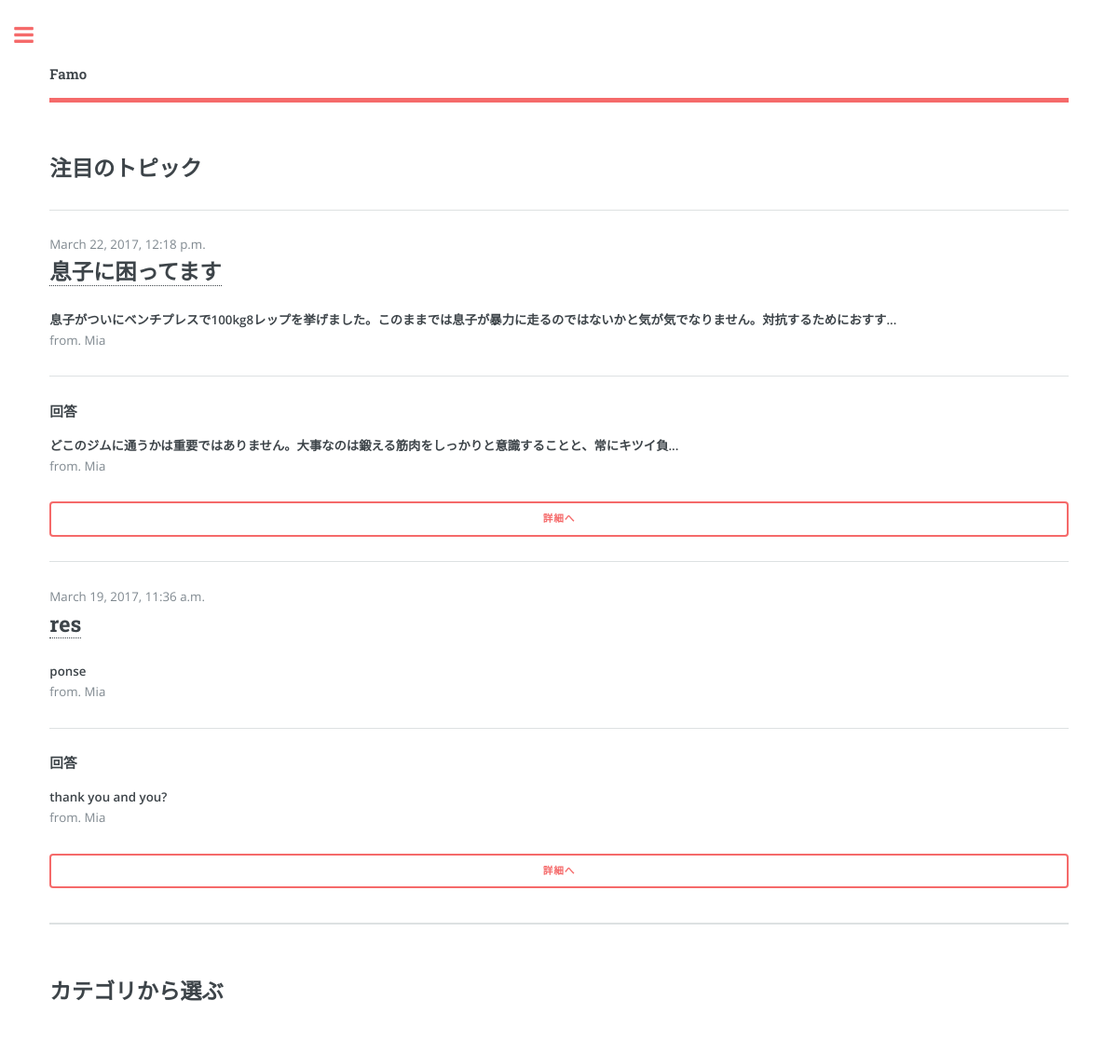
Page /counsel/popular/ on the earlier database version.
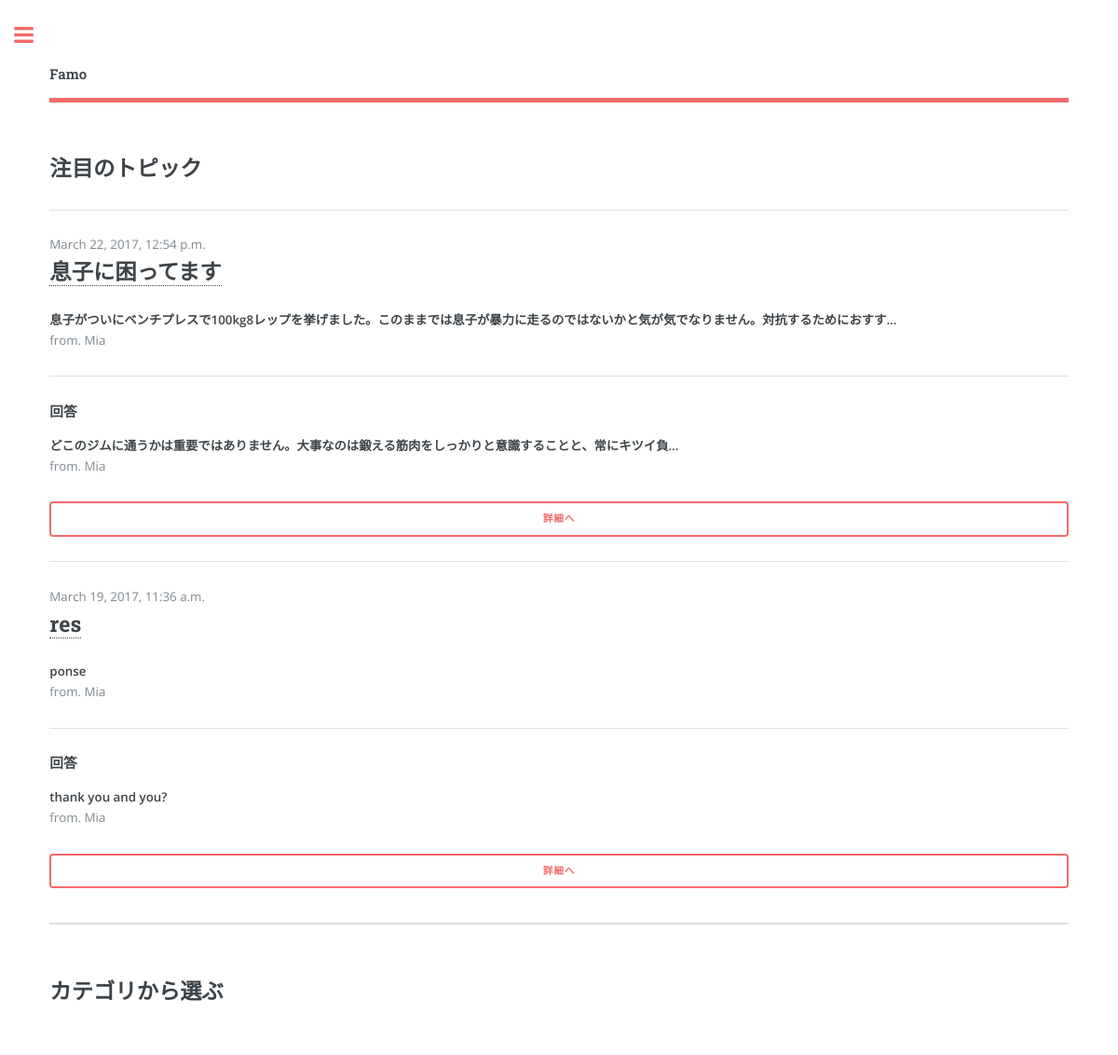
Same page on the later database version.
### counsel/models.py (models this page shows, shortened)
class Post(models.Model):
    title = models.CharField(max_length=50)
    content = models.CharField(max_length=500)
    user = models.ForeignKey(FamoUser)
    updated_date = models.DateTimeField(auto_now=True)
    anonymous = models.BooleanField(default=False)
    class Meta:
        abstract = True

class Question(Post):
    hits = models.IntegerField(default=0)
    last_accessed_date = models.DateTimeField(default=datetime.now())

### accounts/models.py (models this page shows)
class FamoUser(AbstractUser):
    birth_date = models.DateField(null=True)
    registered_date = models.DateField(auto_now_add=True, null=True)
    sex = models.IntegerField(null=True)    # add a limit_choices_to
    job = models.IntegerField(null=True)    # add a limit_choices_to
    introduction = models.TextField(default='')
    follows = models.ManyToManyField('self', symmetrical=None)

### counsel/views.py (the view)
def popular(request):
    return render(request, 'counsel/popular.html', {'questions': Question.objects.order_by('-hits')[:20]})

### commons/templatetags/commons_extras.py (called while the page is built)
@register.filter
def cut_text(text, num):
    if len(text) > num:
        return ''.join([text[:num], '...'])
    else:
        return text

@register.filter
def get_categories(num=30):
    return Category.objects.order_by('name')[:num]

@register.inclusion_tag('commons/search_form.html')
def search_form():
    search_form = SearchForm(prefix='search')
    return {'search_form': search_form}

### counsel/models.py (called while the page is built)
    def __str__(self):
        return self.name

### counsel/templatetags/counsel_extras.py (called while the page is built)
@register.inclusion_tag('counsel/popular_question_node.html')
def popular_question_node(question):
    answers = question.answer_set
    if answers.count() > 0:
        return {'question': question, 'top_comment': answers.annotate(rates=Count('good_rators')).order_by('-rates')[0]}
    else:
        return {'question': question}

### counsel/templates/counsel/popular.html
{% extends 'commons/base.html' %}
{% load static %}
{% load counsel_extras %}
{% block content %}
<section id="questions">
  <h2>注目のトピック</h2>
  {% for question in questions %}
  <section id="question{{ question.id }}">
    <hr>
    {% popular_question_node question %}
  </section>
  {% endfor %}
</section>
<section>
  <h2>カテゴリから選ぶ</h2>
{% endblock content %}

### counsel/templates/counsel/popular_question_node.html
{% load commons_extras %}
{% load counsel_extras %}
{{ question.updated_date }}
<h2><a href="{% url 'counsel:detail' question.id %}">{{ question.title }}</a></h2>
<p><strong>{{ question.content|cut_text:70 }}</strong></br>from. {% if question.user.anonymous %}匿名{% else %}{{ question.user }}{% endif %}</p>
{% if top_comment %}
<hr>
<section id="answer{{ answer.id }}">
  <h4>回答</h4>
  <p><strong>{{ top_comment.content|cut_text:50 }}</strong></br>from. {% if top_comment.user.anonymous %}匿名{% else %}{{ top_comment.user }}{% endif %}</p>
  <button onclick=location.href="{% url 'counsel:detail' question.id %}" class="button fit">詳細へ</button>
</section>
{% endif %}

Differences in the rows shown:
changed Question "息子に困ってます": updated_date "March 22, 2017, 12:18 p.m." → "March 22, 2017, 12:54 p.m."
